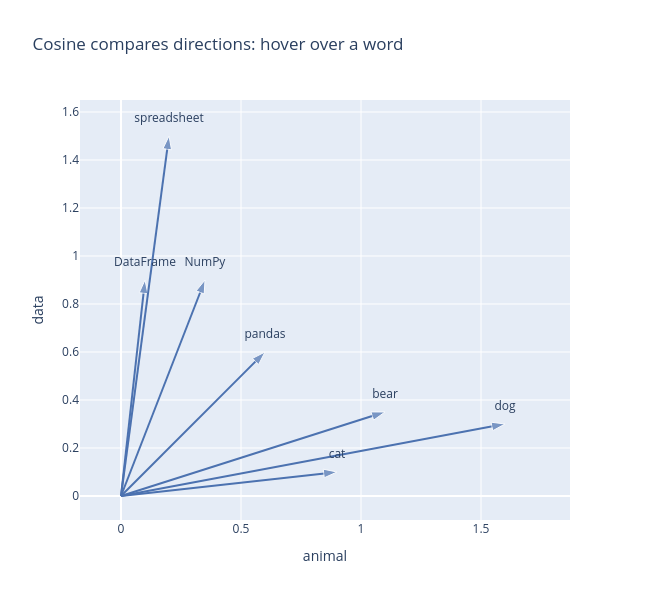

The cell this chart's notebook holds for it:
### Markdown cell above
<div style="text-align: justify; max-width: 90ch">

The same vectors as arrows from the origin, drawn with [`plotly`](https://plotly.com/python/), a library for **interactive** charts:
hover over a word to see its cosine with each other word, the angle between their arrows, and their Euclidean distance. `go.Figure` starts an empty chart;
each `add_trace` adds a layer: one arrow per word, then the labels that carry the hover text.

</div>

### Code cell
def hover_text(word):
    """What the mouse shows over one word: its vector, then how it compares to the others."""
    a = toy.loc[word].to_numpy()
    rows = [f"<b>{word}</b>: vector ({a[0]}, {a[1]}), length {np.linalg.norm(a):.2f}"]
    for other in toy.index.drop(word):
        b = toy.loc[other].to_numpy()
        similarity = cosine(a, b)
        angle = np.degrees(
            np.arccos(min(similarity, 1.0))
        )  # rounding can give 1.0000001
        rows.append(
            f"{other}: cosine {similarity:.2f}, angle {angle:.0f}°, distance {np.linalg.norm(a - b):.2f}"
        )
    return "<br>".join(rows)


fig = go.Figure()

for word, (x, y) in toy.iterrows():  # one arrow per word, from the origin to its vector
    fig.add_trace(
        go.Scatter(
            x=[0, x],
            y=[0, y],
            mode="lines+markers",
            line={"color": "#4c72b0", "width": 2},
            marker={"symbol": "arrow", "size": [0, 14], "angleref": "previous"},
            hoverinfo="skip",
        )
    )

fig.add_trace(  # the word labels, which carry the hover text
    go.Scatter(
        x=toy["animal"],
        y=toy["data"],
        mode="markers+text",
        text=toy.index,
        textposition="top center",
        marker={"size": 16, "color": "rgba(0, 0, 0, 0)"},
        hovertext=[hover_text(word) for word in toy.index],
        hoverinfo="text",
    )
)

fig.update_layout(
    title="Cosine compares directions: hover over a word",
    xaxis={"title": "animal", "range": [-0.1, 1.8]},
    yaxis={"title": "data", "range": [-0.1, 1.65]},
    width=650,
    height=600,
    showlegend=False,
)
fig.update_yaxes(scaleanchor="x")  # same scale on both axes, so the angles are true

fig.show()

### Figure 1 — Plotly figure (JSON) as saved in the notebook; plotly's stock layout.template omitted (floating-point values rounded to 4 significant figures)
{"data": [{"hoverinfo": "skip", "line": {"color": "#4c72b0", "width": 2}, "marker": {"angleref": "previous", "size": [0, 14], "symbol": "arrow"}, "mode": "lines+markers", "type": "scatter", "x": [0, 0.9], "y": [0, 0.1]}, {"hoverinfo": "skip", "line": {"color": "#4c72b0", "width": 2}, "marker": {"angleref": "previous", "size": [0, 14], "symbol": "arrow"}, "mode": "lines+markers", "type": "scatter", "x": [0, 1.6], "y": [0, 0.3]}, {"hoverinfo": "skip", "line": {"color": "#4c72b0", "width": 2}, "marker": {"angleref": "previous", "size": [0, 14], "symbol": "arrow"}, "mode": "lines+markers", "type": "scatter", "x": [0, 1.1], "y": [0, 0.35]}, {"hoverinfo": "skip", "line": {"color": "#4c72b0", "width": 2}, "marker": {"angleref": "previous", "size": [0, 14], "symbol": "arrow"}, "mode": "lines+markers", "type": "scatter", "x": [0, 0.6], "y": [0, 0.6]}, {"hoverinfo": "skip", "line": {"color": "#4c72b0", "width": 2}, "marker": {"angleref": "previous", "size": [0, 14], "symbol": "arrow"}, "mode": "lines+markers", "type": "scatter", "x": [0, 0.35], "y": [0, 0.9]}, {"hoverinfo": "skip", "line": {"color": "#4c72b0", "width": 2}, "marker": {"angleref": "previous", "size": [0, 14], "symbol": "arrow"}, "mode": "lines+markers", "type": "scatter", "x": [0, 0.1], "y": [0, 0.9]}, {"hoverinfo": "skip", "line": {"color": "#4c72b0", "width": 2}, "marker": {"angleref": "previous", "size": [0, 14], "symbol": "arrow"}, "mode": "lines+markers", "type": "scatter", "x": [0, 0.2], "y": [0, 1.5]}, {"hoverinfo": "text", "hovertext": ["<b>cat</b>: vector (0.9, 0.1), length 0.91<br>dog: cosine 1.00, angle 4°, distance 0.73<br>bear: cosine 0.98, angle 11°, distance 0.32<br>pandas: cosine 0.78, angle 39°, distance 0.58<br>NumPy: cosine 0.46, angle 62°, distance 0.97<br>DataFrame: cosine 0.22, angle 77°, distance 1.13<br>spreadsheet: cosine 0.24, angle 76°, distance 1.57", "<b>dog</b>: vector (1.6, 0.3), length 1.63<br>cat: cosine 1.00, angle 4°, distance 0.73<br>bear: cosine 0.99, angle 7°, distance 0.50<br>pandas: cosine 0.83, angle 34°, distance 1.04<br>NumPy: cosine 0.53, angle 58°, distance 1.39<br>DataFrame: cosine 0.29, angle 73°, distance 1.62<br>spreadsheet: cosine 0.31, angle 72°, distance 1.84", "<b>bear</b>: vector (1.1, 0.35), length 1.15<br>cat: cosine 0.98, angle 11°, distance 0.32<br>dog: cosine 0.99, angle 7°, distance 0.50<br>pandas: cosine 0.89, angle 27°, distance 0.56<br>NumPy: cosine 0.63, angle 51°, distance 0.93<br>DataFrame: cosine 0.41, angle 66°, distance 1.14<br>spreadsheet: cosine 0.43, angle 65°, distance 1.46", "<b>pandas</b>: vector (0.6, 0.6), length 0.85<br>cat: cosine 0.78, angle 39°, distance 0.58<br>dog: cosine 0.83, angle 34°, distance 1.04<br>bear: cosine 0.89, angle 27°, distance 0.56<br>NumPy: cosine 0.92, angle 24°, distance 0.39<br>DataFrame: cosine 0.78, angle 39°, distance 0.58<br>spreadsheet: cosine 0.79, angle 37°, distance 0.98", "<b>NumPy</b>: vector (0.35, 0.9), length 0.97<br>cat: cosine 0.46, angle 62°, distance 0.97<br>dog: cosine 0.53, angle 58°, distance 1.39<br>bear: cosine 0.63, angle 51°, distance 0.93<br>pandas: cosine 0.92, angle 24°, distance 0.39<br>DataFrame: cosine 0.97, angle 15°, distance 0.25<br>spreadsheet: cosine 0.97, angle 14°, distance 0.62", "<b>DataFrame</b>: vector (0.1, 0.9), length 0.91<br>cat: cosine 0.22, angle 77°, distance 1.13<br>dog: cosine 0.29, angle 73°, distance 1.62<br>bear: cosine 0.41, angle 66°, distance 1.14<br>pandas: cosine 0.78, angle 39°, distance 0.58<br>NumPy: cosine 0.97, angle 15°, distance 0.25<br>spreadsheet: cosine 1.00, angle 1°, distance 0.61", "<b>spreadsheet</b>: vector (0.2, 1.5), length 1.51<br>cat: cosine 0.24, angle 76°, distance 1.57<br>dog: cosine 0.31, angle 72°, distance 1.84<br>bear: cosine 0.43, angle 65°, distance 1.46<br>pandas: cosine 0.79, angle 37°, distance 0.98<br>NumPy: cosine 0.97, angle 14°, distance 0.62<br>DataFrame: cosine 1.00, angle 1°, distance 0.61"], "marker": {"color": "rgba(0, 0, 0, 0)", "size": 16}, "mode": "markers+text", "text": ["cat", "dog", "bear", "pandas", "NumPy", "DataFrame", "spreadsheet"], "textposition": "top center", "type": "scatter", "x": [0.9, 1.6, 1.1, 0.6, 0.35, 0.1, 0.2], "y": [0.1, 0.3, 0.35, 0.6, 0.9, 0.9, 1.5]}], "layout": {"height": 600, "showlegend": false, "title": {"text": "Cosine compares directions: hover over a word"}, "width": 650, "xaxis": {"range": [-0.1, 1.8], "title": {"text": "animal"}}, "yaxis": {"range": [-0.1, 1.65], "scaleanchor": "x", "title": {"text": "data"}}}}
